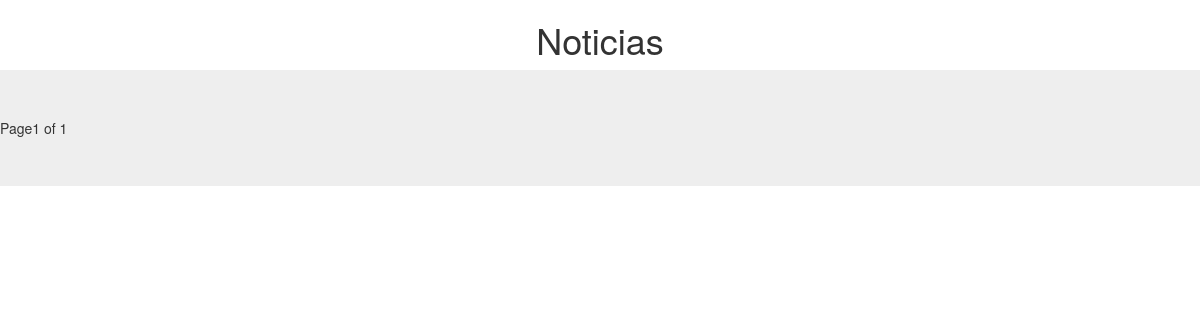
Page /epp_api/home on the earlier database version.
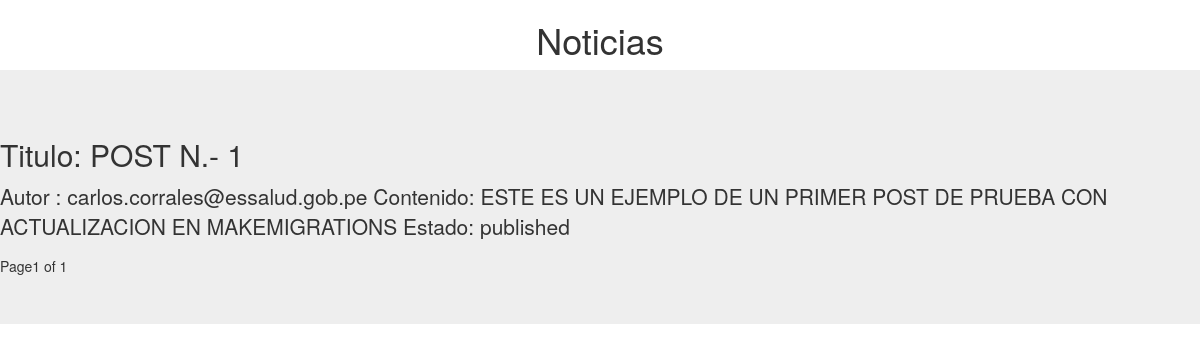
Same page on the later database version.
### epp_api/models.py (models this page shows, shortened)
class Post(models.Model):
    STATUS = (
        ('draft' , 'Draft'),
        ('published' , 'Published'),
    )
    title = models.CharField(max_length=200)
    slug = models.SlugField(max_length=200, unique_for_date='publish')
    author = models.ForeignKey(User, on_delete=models.CASCADE, related_name='blog_post')
    body = models.TextField()
    publish = models.DateTimeField(default=timezone.now)
    created = models.DateTimeField(auto_now_add=True)
    updated = models.DateTimeField(auto_now=True)
    status = models.CharField(max_length=20, choices=STATUS,default='draft')
    class Meta:
        ordering = ('-publish',)

### epp_api/views.py (the view)
# urls.py: url('home',post_list),
def post_list(request):
    object_list=Post.objects.filter(status="published")
    paginator = Paginator(object_list,3)
    page = request.GET.get('page')
    try:
        posts = paginator.page(page)
    except PageNotAnInteger:
        posts = paginator.page(1)
    except EmptyPage:
        posts = paginator.page(paginator.num_pages)
    return render(request,'post/post_list.html',{'posts':posts})

### epp_api/templates/post/post_list.html (shortened to what this page needs)
{% extends 'base.html' %}
{% block content %}
<div class="jumbotron">
    {% for p in posts %}
      <h2>Titulo: {{ p.title }}</h2>
       <p> Autor : {{ p.author }}
           Contenido: {{ p.body }}
           Estado: {{ p.status }}
       </p>
    {% endfor %}
    {% include "post/paginator.html" with page=posts %}
</div>
{% endblock %}

Differences in the rows shown:
added Post: title "POST N.- 1", author "carlos.corrales@essalud.gob.pe", body "ESTE ES UN EJEMPLO DE UN PRIMER POST DE PRUEBA CON ACTUALIZACION EN MAKEMIGRATIONS", status "published"
